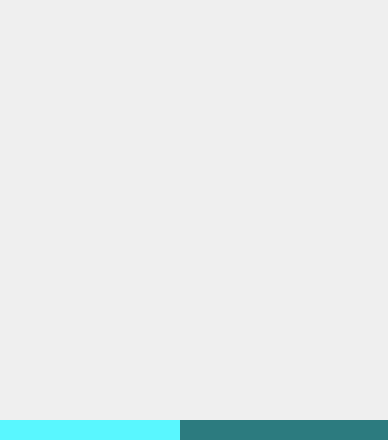
<?xml version="1.0" encoding="UTF-8"?>
<ui version="4.0">
 <class>Dialog</class>
 <widget class="QDialog" name="Dialog">
  <property name="geometry">
   <rect>
    <x>0</x>
    <y>0</y>
    <width>388</width>
    <height>440</height>
   </rect>
  </property>
  <property name="minimumSize">
   <size>
    <width>388</width>
    <height>440</height>
   </size>
  </property>
  <property name="maximumSize">
   <size>
    <width>388</width>
    <height>440</height>
   </size>
  </property>
  <property name="windowTitle">
   <string>Dialog</string>
  </property>
  <widget class="QProgressBar" name="progressBar">
   <property name="geometry">
    <rect>
     <x>0</x>
     <y>420</y>
     <width>391</width>
     <height>21</height>
    </rect>
   </property>
   <property name="styleSheet">
    <string notr="true">QProgressBar{
border:transparent;
background:#2C7B7F;
text-align: center;
}

QProgressBar::chunk {
    background-color: #59F7FF;
    width: 20px;
}</string>
   </property>
   <property name="maximum">
    <number>0</number>
   </property>
   <property name="value">
    <number>-1</number>
   </property>
  </widget>
  <widget class="QLabel" name="label">
   <property name="geometry">
    <rect>
     <x>0</x>
     <y>0</y>
     <width>54</width>
     <height>12</height>
    </rect>
   </property>
   <property name="text">
    <string/>
   </property>
  </widget>
  <widget class="QLabel" name="label_2">
   <property name="geometry">
    <rect>
     <x>0</x>
     <y>-10</y>
     <width>391</width>
     <height>441</height>
    </rect>
   </property>
   <property name="text">
    <string/>
   </property>
   <property name="pixmap">
    <pixmap resource="login.qrc">:/img/loading.png</pixmap>
   </property>
  </widget>
  <zorder>label</zorder>
  <zorder>label_2</zorder>
  <zorder>progressBar</zorder>
 </widget>
 <resources>
  <include location="login.qrc"/>
 </resources>
 <connections/>
</ui>
